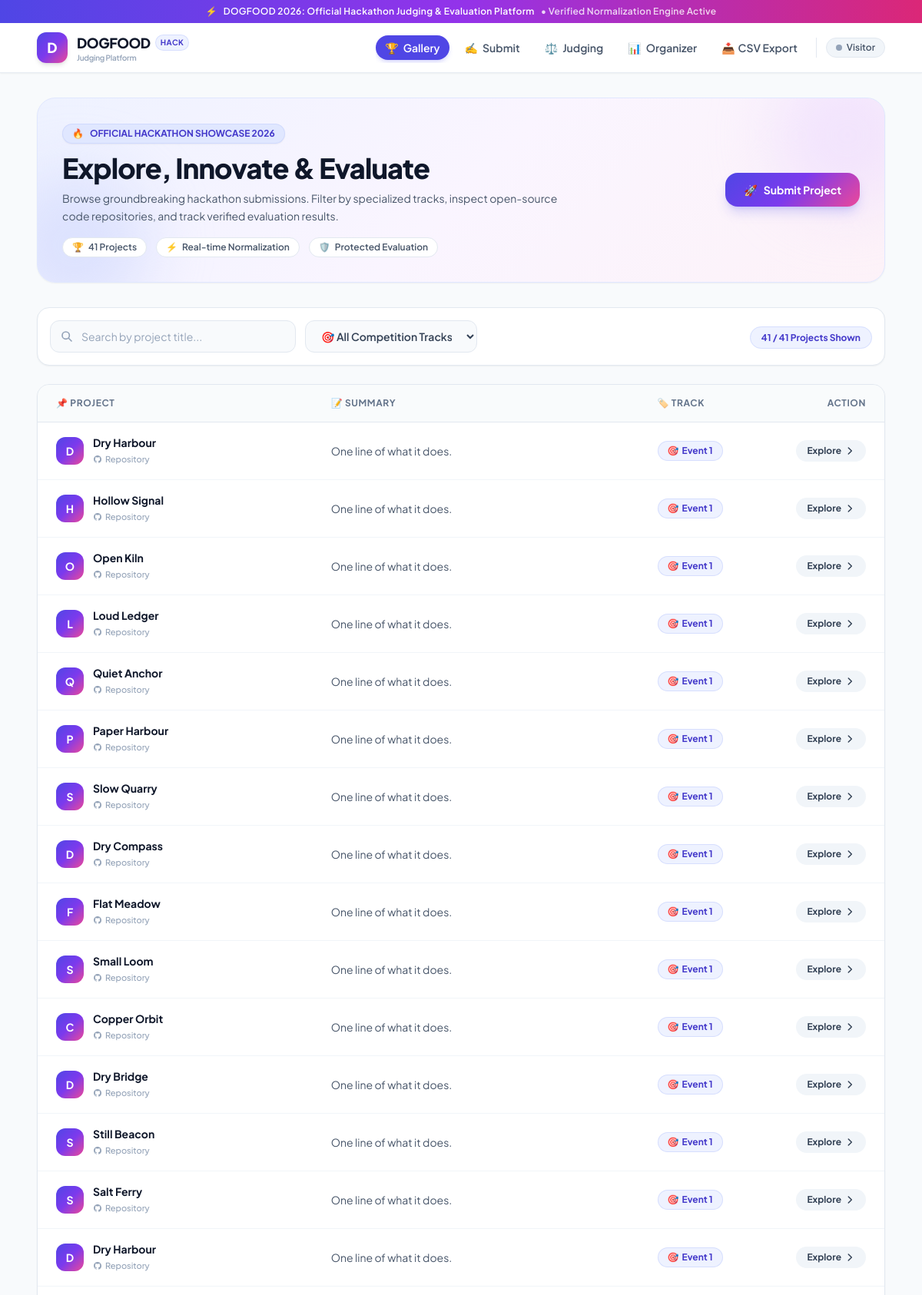
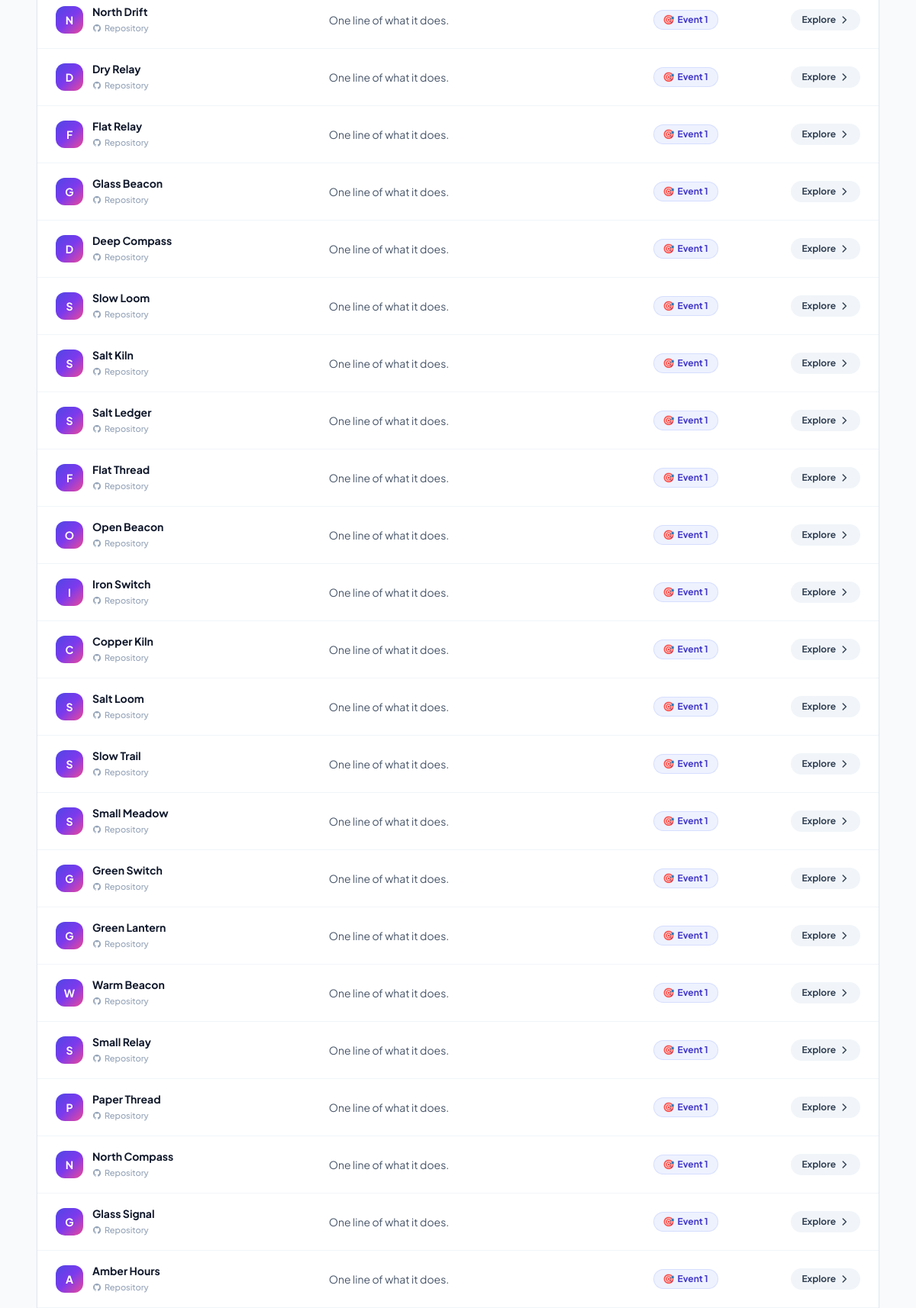
The app's page /projects (upper part) with its own data (2 pictures, top to bottom).
### backend/app/models/project.py (models this page shows)
class Project(Base):
    __tablename__ = "projects"
    id = Column(Integer, primary_key=True, index=True)
    title = Column(String, nullable=False)
    description = Column(String)
    repository_url = Column(String)
    demo_url = Column(String)
    team_id = Column(Integer, ForeignKey("teams.id"), nullable=False)
    event_id = Column(Integer, ForeignKey("events.id"), nullable=False)
    status = Column(Enum(ProjectStatusEnum), nullable=False, default=ProjectStatusEnum.DRAFT)
    submitted_timestamp = Column(DateTime)
    team = relationship("Team")
    event = relationship("Event")

### backend/app/web/pages.py (the view)
@router.get("/projects", response_class=HTMLResponse, include_in_schema=False)
async def gallery(request: Request, db: Session = Depends(get_db)):
    current_user = _get_optional_user(request, db)
    projects_orm = db.query(Project).order_by(Project.submitted_timestamp.desc()).all()
    projects = []
    tracks_set = set()
    for p in projects_orm:
        team = db.query(Team).filter(Team.id == p.team_id).first()
        track_label = f"Event {p.event_id}"
        projects.append({
            "id": p.id,
            "title": p.title,
            "description": p.description or "",
            "track": track_label,
            "repository_url": p.repository_url or "",
        })
        tracks_set.add(track_label)
    tracks = sorted(tracks_set)
    return templates.TemplateResponse(
        request,
        "projects/index.html",
        {
            "title": "Gallery",
            "current_user": _user_ctx(current_user),
            "current_path": "/projects",
            "projects": projects,
            "tracks": tracks,
        },
    )

### backend/app/templates/projects/index.html (shortened to what this page needs)
{% extends "partials/layout.html" %}
{% block content %}
<div class="gradient-hero border border-indigo-100 rounded-3xl p-6 sm:p-8 mb-8 shadow-sm flex flex-col md:flex-row items-start md:items-center justify-between gap-6 relative overflow-hidden">
  <div class="absolute -right-12 -top-12 w-48 h-48 bg-purple-200/50 rounded-full blur-2xl pointer-events-none"></div>
  <div class="absolute -left-12 -bottom-12 w-48 h-48 bg-indigo-200/50 rounded-full blur-2xl pointer-events-none"></div>
  <div class="relative z-10 max-w-2xl">
    <div class="inline-flex items-center gap-2 px-3 py-1 rounded-full text-xs font-bold bg-indigo-100 text-indigo-700 mb-3 border border-indigo-200/60 shadow-sm">
      <span class="animate-pulse">🔥</span>
      <span>OFFICIAL HACKATHON SHOWCASE 2026</span>
    </div>
    <h1 class="text-3xl sm:text-4xl font-extrabold text-slate-900 tracking-tight leading-tight">
      Explore, Innovate & Evaluate
    </h1>
    <p class="text-sm text-slate-600 mt-2 leading-relaxed">
      Browse groundbreaking hackathon submissions. Filter by specialized tracks, inspect open-source code repositories, and track verified evaluation results.
    </p>
    <div class="flex items-center gap-3 mt-4 flex-wrap text-xs font-semibold text-slate-600">
      <span class="inline-flex items-center gap-1.5 bg-white px-3 py-1 rounded-full border border-slate-200 shadow-xs">
        <span class="text-indigo-600">🏆</span> {{ projects | length }} Projects
      </span>
      <span class="inline-flex items-center gap-1.5 bg-white px-3 py-1 rounded-full border border-slate-200 shadow-xs">
        <span class="text-emerald-500">⚡</span> Real-time Normalization
      </span>
      <span class="inline-flex items-center gap-1.5 bg-white px-3 py-1 rounded-full border border-slate-200 shadow-xs">
        <span class="text-purple-600">🛡️</span> Protected Evaluation
      </span>
    </div>
  </div>
  <div class="relative z-10 shrink-0">
    <a href="/projects/new" class="gradient-brand text-white font-bold px-6 py-3 rounded-2xl shadow-lg shadow-indigo-500/25 hover:shadow-indigo-500/40 hover:-translate-y-0.5 transition-all text-sm inline-flex items-center gap-2">
      <span>🚀</span>
      <span>Submit Project</span>
    </a>
  </div>
</div>
<div class="bg-white rounded-2xl p-4 border border-slate-200 shadow-sm mb-6 flex flex-col sm:flex-row items-stretch sm:items-center gap-3">
  <div class="relative flex-1 sm:max-w-xs">
    <div class="absolute inset-y-0 left-0 pl-3.5 flex items-center pointer-events-none text-slate-400">
    </div>
    <input
      id="search-input"
      type="text"
      placeholder="Search by project title..."
      class="w-full rounded-xl border border-slate-200 bg-slate-50 pl-10 pr-4 py-2.5 text-sm text-slate-800 placeholder-slate-400 focus:bg-white focus:border-indigo-500 focus:ring-2 focus:ring-indigo-100 focus:outline-none transition-all"
    />
  </div>
  <div class="sm:w-56">
    <select
      id="track-filter"
      class="w-full rounded-xl border border-slate-200 bg-slate-50 px-4 py-2.5 text-sm font-semibold text-slate-700 focus:bg-white focus:border-indigo-500 focus:ring-2 focus:ring-indigo-100 focus:outline-none transition-all cursor-pointer"
    >
      <option value="">🎯 All Competition Tracks</option>
    </select>
  </div>
  <div class="sm:ml-auto self-center">
    <span id="result-count" class="text-xs font-bold text-indigo-700 bg-indigo-50 border border-indigo-200/60 px-3.5 py-1.5 rounded-full shadow-xs"></span>
  </div>
</div>
<div class="bg-white border border-slate-200 rounded-2xl overflow-hidden shadow-sm">
  <div class="overflow-x-auto">
    <table class="w-full text-sm text-left" id="projects-table">
      <thead class="bg-slate-50/80 border-b border-slate-200 text-slate-500 text-xs font-bold uppercase tracking-wider">
        <tr>
          <th scope="col" class="px-6 py-4 w-1/3">📌 Project</th>
          <th scope="col" class="px-6 py-4 w-2/5">📝 Summary</th>
          <th scope="col" class="px-6 py-4 w-1/6">🏷️ Track</th>
          <th scope="col" class="px-6 py-4 text-right">Action</th>
        </tr>
      </thead>
      <tbody id="projects-body" class="divide-y divide-slate-100">
        {% for p in projects %}
          <tr
            class="hover:bg-indigo-50/40 transition-colors project-row group"
            data-title="{{ p.title | lower }}"
            data-track="{{ p.track }}"
          >
            <td class="px-6 py-4 font-bold text-slate-900">
              <div class="flex items-center gap-3">
                <div class="w-9 h-9 rounded-xl gradient-brand flex items-center justify-center text-white font-bold text-sm shrink-0 shadow-xs group-hover:scale-105 transition-transform">
                  {{ p.title[:1] | upper }}
                </div>
                <div>
                  <a href="/projects/{{ p.id }}" class="text-slate-900 hover:text-indigo-600 transition-colors block font-bold text-sm">
                    {{ p.title }}
                  </a>
                  {% if p.repository_url %}
                    <a href="{{ p.repository_url }}" target="_blank" rel="noopener" class="text-[11px] text-slate-400 hover:text-indigo-600 inline-flex items-center gap-1 mt-0.5 font-medium transition-colors">
                      Repository
                    </a>
                  {% endif %}
                </div>
              </div>
            </td>
            <td class="px-6 py-4 text-slate-600 text-xs sm:text-sm leading-relaxed">
              {{ p.description }}
            </td>
            <td class="px-6 py-4">
              <span class="inline-flex items-center gap-1 rounded-full px-3 py-1 text-xs font-bold bg-indigo-50 text-indigo-700 border border-indigo-200/60 shadow-xs">
                <span>🎯</span>
                <span>{{ p.track }}</span>
              </span>
            </td>
            <td class="px-6 py-4 text-right">
              <a href="/projects/{{ p.id }}" class="inline-flex items-center gap-1 font-bold text-xs bg-slate-100 hover:bg-indigo-600 text-slate-700 hover:text-white px-3.5 py-1.5 rounded-full transition-all duration-200 shadow-xs group-hover:bg-indigo-600 group-hover:text-white">
                <span>Explore</span>
                <svg class="w-3.5 h-3.5" fill="none" viewBox="0 0 24 24" stroke="currentColor" stroke-width="2.5">
                  <path stroke-linecap="round" stroke-linejoin="round" d="M9 5l7 7-7 7" />
                </svg>
              </a>
            </td>
          </tr>
        {% endfor %}
      </tbody>
    </table>
  </div>
</div>
{% endblock %}

### backend/app/templates/partials/layout.html (shortened to what this page needs)
<!DOCTYPE html>
<html lang="en" class="h-full">
<head>
  <script src="https://cdn.tailwindcss.com"></script>
</head>
<body class="bg-[#F8FAFC] text-slate-800 font-sans min-h-full flex flex-col antialiased selection:bg-indigo-500 selection:text-white">
  <div class="bg-gradient-to-r from-indigo-600 via-purple-600 to-pink-600 text-white text-[12px] font-semibold tracking-wide py-1.5 px-4 text-center">
    <div class="max-w-6xl mx-auto flex items-center justify-center gap-2">
      <span class="inline-block animate-bounce">⚡</span>
      <span>DOGFOOD 2026: Official Hackathon Judging & Evaluation Platform</span>
      <span class="hidden sm:inline-block opacity-80">• Verified Normalization Engine Active</span>
    </div>
  </div>
  <header class="sticky top-0 z-50 bg-white/95 backdrop-blur-md border-b border-slate-200/80 shadow-sm transition-all">
    <div class="max-w-6xl mx-auto px-4 sm:px-6 h-16 flex items-center justify-between gap-4">
      <a href="/" class="flex items-center gap-3 shrink-0 group">
        <div class="w-10 h-10 rounded-xl gradient-brand flex items-center justify-center text-white font-extrabold text-lg shadow-md group-hover:scale-105 group-hover:shadow-indigo-500/25 transition-all">
          D
        </div>
        <div class="flex flex-col">
          <div class="flex items-center gap-1.5">
            <span class="font-extrabold text-lg tracking-tight text-slate-900 group-hover:text-indigo-600 transition-colors">
              DOGFOOD
            </span>
            <span class="bg-indigo-50 text-indigo-700 text-[10px] font-bold px-1.5 py-0.5 rounded-full border border-indigo-200/60 uppercase tracking-wider">
              Hack
            </span>
          </div>
          <span class="text-[10px] text-slate-400 font-semibold tracking-tight -mt-0.5">
            Judging Platform
          </span>
        </div>
      </a>
      <nav class="flex items-center gap-1.5 sm:gap-2 text-sm overflow-x-auto py-1">
        <a href="/projects" class="inline-flex items-center gap-1.5 px-3 py-1.5 rounded-full text-xs sm:text-sm font-semibold whitespace-nowrap transition-all duration-200 {{ 'bg-indigo-600 text-white shadow-md shadow-indigo-500/20' if current_path == '/projects' else 'text-slate-600 hover:text-indigo-600 hover:bg-slate-100' }}">
          <span>🏆</span>
          <span>Gallery</span>
        </a>
        <a href="/projects/new" class="inline-flex items-center gap-1.5 px-3 py-1.5 rounded-full text-xs sm:text-sm font-semibold whitespace-nowrap transition-all duration-200 {{ 'bg-indigo-600 text-white shadow-md shadow-indigo-500/20' if current_path == '/projects/new' else 'text-slate-600 hover:text-indigo-600 hover:bg-slate-100' }}">
          <span>✍️</span>
          <span>Submit</span>
        </a>
        <a href="/judge/dashboard" class="inline-flex items-center gap-1.5 px-3 py-1.5 rounded-full text-xs sm:text-sm font-semibold whitespace-nowrap transition-all duration-200 {{ 'bg-indigo-600 text-white shadow-md shadow-indigo-500/20' if current_path == '/judge/dashboard' else 'text-slate-600 hover:text-indigo-600 hover:bg-slate-100' }}">
          <span>⚖️</span>
          <span>Judging</span>
        </a>
        <a href="/organizer/dashboard" class="inline-flex items-center gap-1.5 px-3 py-1.5 rounded-full text-xs sm:text-sm font-semibold whitespace-nowrap transition-all duration-200 {{ 'bg-indigo-600 text-white shadow-md shadow-indigo-500/20' if current_path == '/organizer/dashboard' else 'text-slate-600 hover:text-indigo-600 hover:bg-slate-100' }}">
          <span>📊</span>
          <span>Organizer</span>
        </a>
        <a href="/api/v1/results/export" class="hidden md:inline-flex items-center gap-1 px-3 py-1.5 rounded-full text-xs sm:text-sm font-semibold whitespace-nowrap text-slate-600 hover:text-indigo-600 hover:bg-slate-100 transition-colors">
          <span>📥</span>
          <span>CSV Export</span>
        </a>
        <div class="flex items-center gap-2 border-l border-slate-200 pl-3 ml-1 shrink-0">
          {% if not current_user %}
            <span class="inline-flex items-center gap-1.5 rounded-full px-3 py-1 text-xs font-semibold bg-slate-100 text-slate-600 border border-slate-200">
              <span class="w-2 h-2 rounded-full bg-slate-400"></span>
              Visitor
            </span>
          {% endif %}
        </div>
      </nav>
    </div>
  </header>
  <main class="max-w-6xl w-full mx-auto px-4 sm:px-6 py-8 flex-1">
    {% block content %}{% endblock %}
  </main>
</body>
</html>

### backend/app/templates/partials/layout.html (style rules this page uses)
.gradient-brand { background: linear-gradient(135deg, #4F46E5 0%, #7C3AED 50%, #EC4899 100%); }
.gradient-hero { background: linear-gradient(135deg, #EEF2FF 0%, #FAF5FF 50%, #FDF2F8 100%); }

### records on screen
Project: title "D", title "Dry Harbour", description "One line of what it does.", track "Event 1"
Project: title "H", title "Hollow Signal", description "One line of what it does.", track "Event 1"
Project: title "O", title "Open Kiln", description "One line of what it does.", track "Event 1"
Project: title "L", title "Loud Ledger", description "One line of what it does.", track "Event 1"
Project: title "Q", title "Quiet Anchor", description "One line of what it does.", track "Event 1"
Project: title "P", title "Paper Harbour", description "One line of what it does.", track "Event 1"
Project: title "S", title "Slow Quarry", description "One line of what it does.", track "Event 1"
Project: title "D", title "Dry Compass", description "One line of what it does.", track "Event 1"
Project: title "F", title "Flat Meadow", description "One line of what it does.", track "Event 1"
Project: title "S", title "Small Loom", description "One line of what it does.", track "Event 1"
Project: title "C", title "Copper Orbit", description "One line of what it does.", track "Event 1"
Project: title "D", title "Dry Bridge", description "One line of what it does.", track "Event 1"
Project: title "S", title "Still Beacon", description "One line of what it does.", track "Event 1"
Project: title "S", title "Salt Ferry", description "One line of what it does.", track "Event 1"
Project: title "D", title "Dry Harbour", description "One line of what it does.", track "Event 1"
Project: title "N", title "North Drift", description "One line of what it does.", track "Event 1"
Project: title "D", title "Dry Relay", description "One line of what it does.", track "Event 1"
Project: title "F", title "Flat Relay", description "One line of what it does.", track "Event 1"
Project: title "G", title "Glass Beacon", description "One line of what it does.", track "Event 1"
Project: title "D", title "Deep Compass", description "One line of what it does.", track "Event 1"
Project: title "S", title "Slow Loom", description "One line of what it does.", track "Event 1"
Project: title "S", title "Salt Kiln", description "One line of what it does.", track "Event 1"
Project: title "S", title "Salt Ledger", description "One line of what it does.", track "Event 1"
Project: title "F", title "Flat Thread", description "One line of what it does.", track "Event 1"
Project: title "O", title "Open Beacon", description "One line of what it does.", track "Event 1"
Project: title "I", title "Iron Switch", description "One line of what it does.", track "Event 1"
Project: title "C", title "Copper Kiln", description "One line of what it does.", track "Event 1"
Project: title "S", title "Salt Loom", description "One line of what it does.", track "Event 1"
Project: title "S", title "Slow Trail", description "One line of what it does.", track "Event 1"
Project: title "S", title "Small Meadow", description "One line of what it does.", track "Event 1"
Project: title "G", title "Green Switch", description "One line of what it does.", track "Event 1"
Project: title "G", title "Green Lantern", description "One line of what it does.", track "Event 1"
Project: title "W", title "Warm Beacon", description "One line of what it does.", track "Event 1"
Project: title "S", title "Small Relay", description "One line of what it does.", track "Event 1"
Project: title "P", title "Paper Thread", description "One line of what it does.", track "Event 1"
Project: title "N", title "North Compass", description "One line of what it does.", track "Event 1"
Project: title "G", title "Glass Signal", description "One line of what it does.", track "Event 1"
Project: title "A", title "Amber Hours", description "One line of what it does.", track "Event 1"

### other values on screen
{{ projects | length }} "41"
